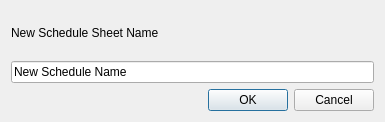
<?xml version="1.0" encoding="UTF-8"?>
<ui version="4.0">
 <class>AddScheduleDialog</class>
 <widget class="QDialog" name="AddScheduleDialog">
  <property name="geometry">
   <rect>
    <x>0</x>
    <y>0</y>
    <width>385</width>
    <height>122</height>
   </rect>
  </property>
  <property name="windowTitle">
   <string>Add New Schedule</string>
  </property>
  <layout class="QGridLayout" name="gridLayout_2">
   <item row="0" column="0">
    <layout class="QGridLayout" name="dialogGridLayout">
     <item row="0" column="0">
      <widget class="QLabel" name="scheduleNameLabel">
       <property name="text">
        <string>New Schedule Sheet Name</string>
       </property>
      </widget>
     </item>
     <item row="1" column="0">
      <widget class="QLineEdit" name="scheduleNameLineEdit">
       <property name="text">
        <string>New Schedule Name</string>
       </property>
      </widget>
     </item>
    </layout>
   </item>
   <item row="1" column="0">
    <widget class="QDialogButtonBox" name="buttonBox">
     <property name="orientation">
      <enum>Qt::Horizontal</enum>
     </property>
     <property name="standardButtons">
      <set>QDialogButtonBox::Cancel|QDialogButtonBox::Ok</set>
     </property>
    </widget>
   </item>
  </layout>
 </widget>
 <tabstops>
  <tabstop>scheduleNameLineEdit</tabstop>
 </tabstops>
 <resources/>
 <connections>
  <connection>
   <sender>buttonBox</sender>
   <signal>accepted()</signal>
   <receiver>AddScheduleDialog</receiver>
   <slot>accept()</slot>
   <hints>
    <hint type="sourcelabel">
     <x>248</x>
     <y>254</y>
    </hint>
    <hint type="destinationlabel">
     <x>157</x>
     <y>274</y>
    </hint>
   </hints>
  </connection>
  <connection>
   <sender>buttonBox</sender>
   <signal>rejected()</signal>
   <receiver>AddScheduleDialog</receiver>
   <slot>reject()</slot>
   <hints>
    <hint type="sourcelabel">
     <x>316</x>
     <y>260</y>
    </hint>
    <hint type="destinationlabel">
     <x>286</x>
     <y>274</y>
    </hint>
   </hints>
  </connection>
 </connections>
</ui>
